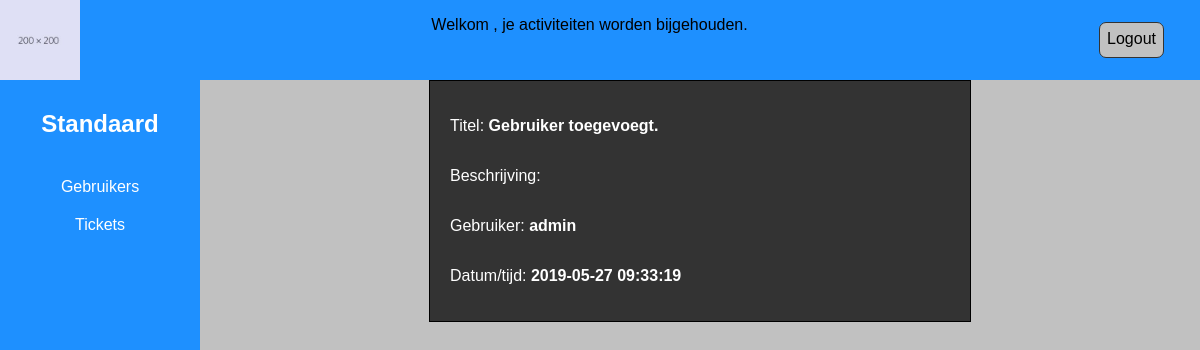
Page /backend/log.php?id=93 on the committed database.
### tables this page shows
CREATE TABLE `logs` (
  `id` int(11) NOT NULL,
  `title` varchar(50) NOT NULL,
  `short_disc` varchar(100) NOT NULL,
  `disc` text NOT NULL,
  `username` varchar(255) NOT NULL,
  `date_time` datetime NOT NULL,
  `level` int(11) NOT NULL
);

### backend/log.php (the view)
<?php require_once 'partial/header.php'; ?>
      <main>
        <section>
      	<?php
      	require_once 'dbconfig.php';
          $logid = $_GET['id'];
      		$sql = "SELECT * FROM logs WHERE id = $logid";
  			   $result = $conn->query($sql);
  			   $log = $result->fetch_assoc();
  				?>
         	 	<article class="single-user">
    					<p>Titel: <b><?php echo $log['title']; ?></b></p>
    					<p>Beschrijving: <b><?php echo $log['disc']; ?></b></p>
              <p>Gebruiker: <b><?php echo $log['username']; ?></b></p>
    					<p>Datum/tijd: <b><?php echo $log['date_time']; ?></b></p>
        		</article>
      	</section>
      </main>
<?php require_once 'partial/footer.php'; ?>

### css/back.css (style rules this page uses)
* { font-family: Verdana, Geneva, sans-serif; }
body, html { padding: 0; margin: 0; overflow: hidden; }
main { background-color: #c1c1c1; display: flex; width: 100%; flex-direction: column; }
.single-user { display: flex; width: 50%; padding: 2% 2%; flex-direction: column; background-color: #333; color: white; border: 1px solid black; margin: auto; }

### rows in the picture
logs: title "Gebruiker toegevoegt.", username "admin", date_time "2019-05-27 09:33:19"
